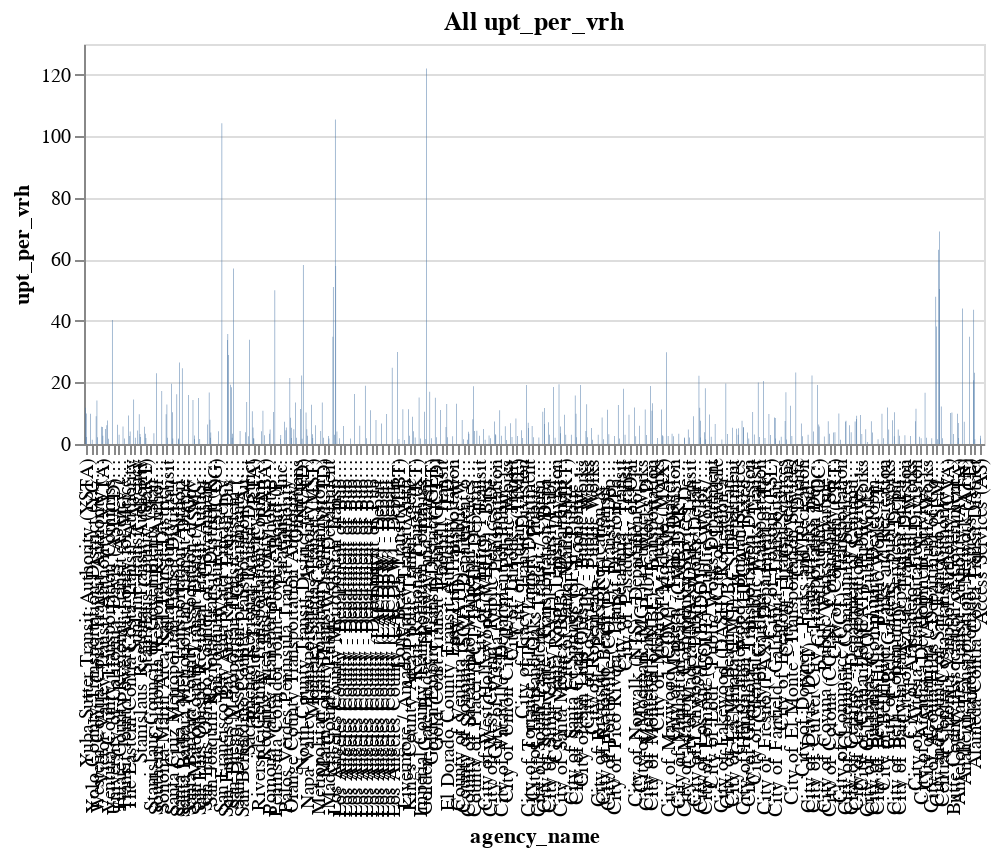
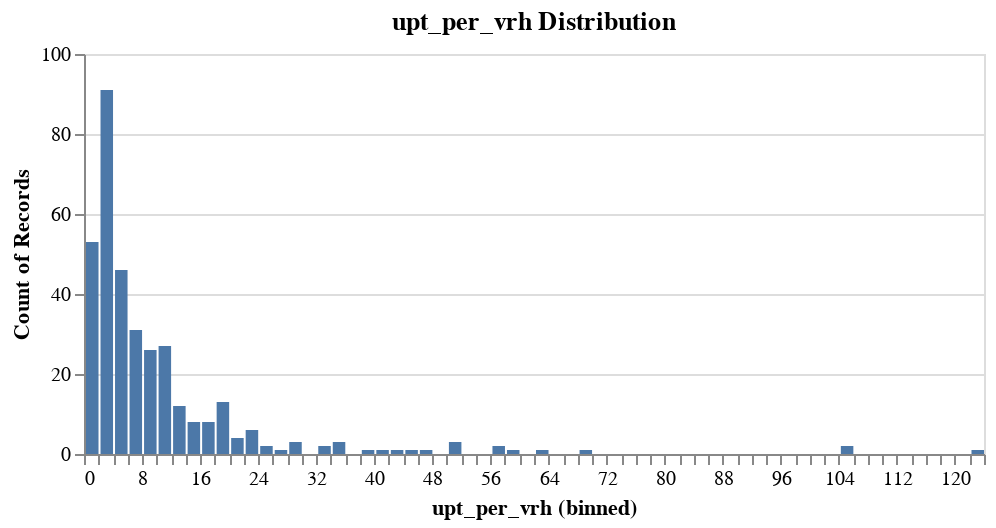
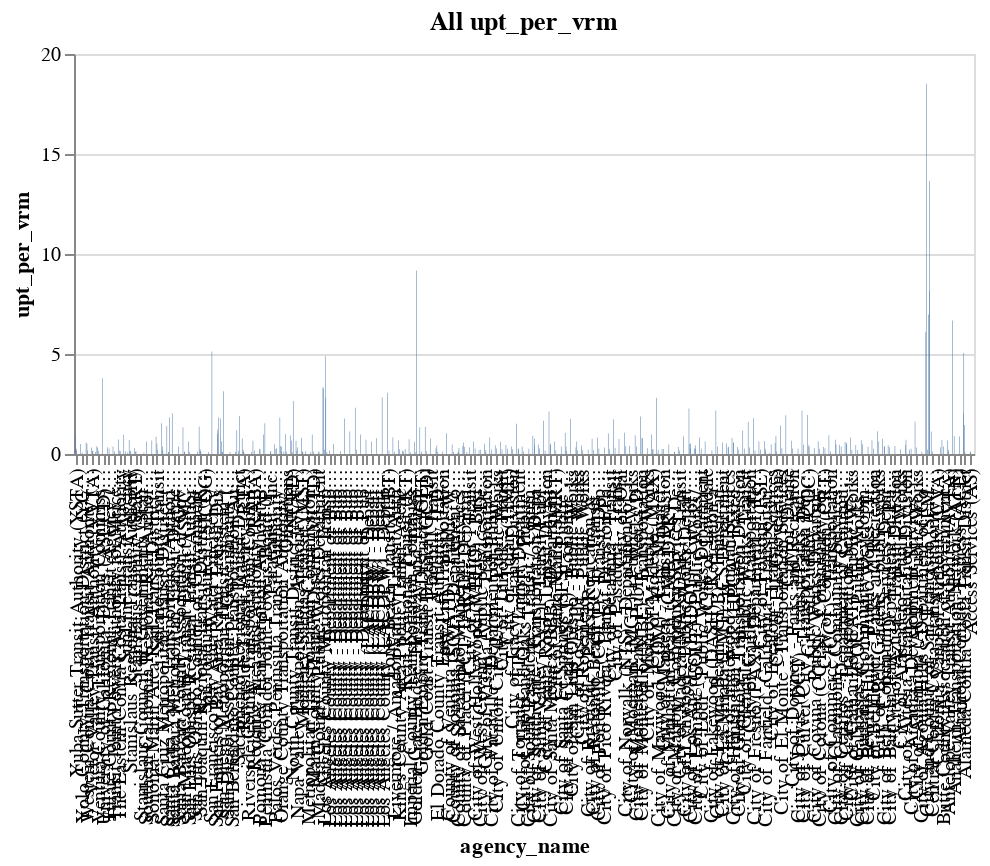
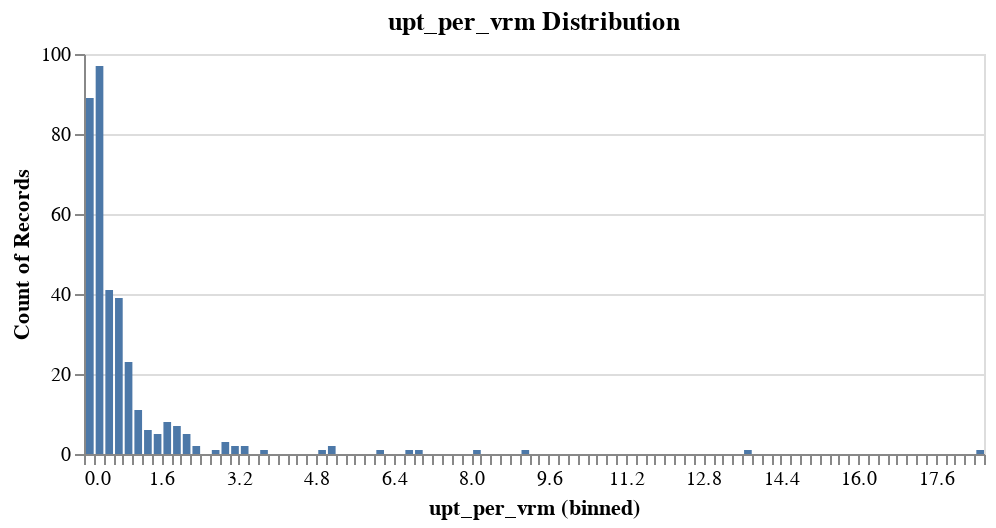

These figures' notebook cell, in order:
### Code cell
for i in all_metrics:
            display(
    alt.Chart(no_zero_rows)
    .mark_bar()
    .encode(
        x=alt.X("agency_name:N", sort="-x"),
        y=i,
        tooltip=["agency_name:N", "mode", i],
        xOffset="mode:N",
    )
    .properties(
        title=f"All {i}",
        width=450,  # smaller width per facet
        height=200,
    ),
                
    alt.Chart(no_zero_rows).mark_bar().encode(
        alt.X(i).bin(maxbins=100),
            y="count()",
            tooltip=["count()"]
        ).properties(title = f"{i} Distribution",
                     width=450,  # smaller width per facet
        height=200,
                    )
            )


            # alt.Chart(no_zero_rows)
            # .mark_rect()
            # .encode(
            #     x = "agency_name",
            #     y = "mode",
            #     color = i
            # ),

            # no_zero_rows[
            #     ["agency_name", "city", "mode", "upt", "vrm", "vrh", i]
            # ].sort_values(by=i),

### Figure 1 — Vega-Lite specification as saved in the notebook (floating-point values rounded to 4 significant figures; data arrays with more than 128 entries replaced by an {"elided": "..."} marker saying what was removed)
{"config": {"view": {"continuousWidth": 300, "continuousHeight": 300}}, "data": {"name": "data-8e1c2a6aedf04593e8bcf3525dc383e5"}, "mark": {"type": "bar"}, "encoding": {"tooltip": [{"field": "agency_name", "type": "nominal"}, {"field": "mode", "type": "nominal"}, {"field": "upt_per_vrh", "type": "quantitative"}], "x": {"field": "agency_name", "sort": "-x", "type": "nominal"}, "xOffset": {"field": "mode", "type": "nominal"}, "y": {"field": "upt_per_vrh", "type": "quantitative"}}, "height": 200, "title": "All upt_per_vrh", "width": 450, "$schema": "https://vega.github.io/schema/vega-lite/v5.20.1.json", "datasets": {"data-8e1c2a6aedf04593e8bcf3525dc383e5": {"elided": "352 records"}}}

### Figure 2 — Vega-Lite specification as saved in the notebook (floating-point values rounded to 4 significant figures; data arrays with more than 128 entries replaced by an {"elided": "..."} marker saying what was removed)
{"config": {"view": {"continuousWidth": 300, "continuousHeight": 300}}, "data": {"name": "data-8e1c2a6aedf04593e8bcf3525dc383e5"}, "mark": {"type": "bar"}, "encoding": {"tooltip": [{"aggregate": "count", "type": "quantitative"}], "x": {"bin": {"maxbins": 100}, "field": "upt_per_vrh", "type": "quantitative"}, "y": {"aggregate": "count", "type": "quantitative"}}, "height": 200, "title": "upt_per_vrh Distribution", "width": 450, "$schema": "https://vega.github.io/schema/vega-lite/v5.20.1.json", "datasets": {"data-8e1c2a6aedf04593e8bcf3525dc383e5": {"elided": "352 records"}}}

### Figure 3 — Vega-Lite specification as saved in the notebook (floating-point values rounded to 4 significant figures; data arrays with more than 128 entries replaced by an {"elided": "..."} marker saying what was removed)
{"config": {"view": {"continuousWidth": 300, "continuousHeight": 300}}, "data": {"name": "data-8e1c2a6aedf04593e8bcf3525dc383e5"}, "mark": {"type": "bar"}, "encoding": {"tooltip": [{"field": "agency_name", "type": "nominal"}, {"field": "mode", "type": "nominal"}, {"field": "upt_per_vrm", "type": "quantitative"}], "x": {"field": "agency_name", "sort": "-x", "type": "nominal"}, "xOffset": {"field": "mode", "type": "nominal"}, "y": {"field": "upt_per_vrm", "type": "quantitative"}}, "height": 200, "title": "All upt_per_vrm", "width": 450, "$schema": "https://vega.github.io/schema/vega-lite/v5.20.1.json", "datasets": {"data-8e1c2a6aedf04593e8bcf3525dc383e5": {"elided": "352 records"}}}

### Figure 4 — Vega-Lite specification as saved in the notebook (floating-point values rounded to 4 significant figures; data arrays with more than 128 entries replaced by an {"elided": "..."} marker saying what was removed)
{"config": {"view": {"continuousWidth": 300, "continuousHeight": 300}}, "data": {"name": "data-8e1c2a6aedf04593e8bcf3525dc383e5"}, "mark": {"type": "bar"}, "encoding": {"tooltip": [{"aggregate": "count", "type": "quantitative"}], "x": {"bin": {"maxbins": 100}, "field": "upt_per_vrm", "type": "quantitative"}, "y": {"aggregate": "count", "type": "quantitative"}}, "height": 200, "title": "upt_per_vrm Distribution", "width": 450, "$schema": "https://vega.github.io/schema/vega-lite/v5.20.1.json", "datasets": {"data-8e1c2a6aedf04593e8bcf3525dc383e5": {"elided": "352 records"}}}
